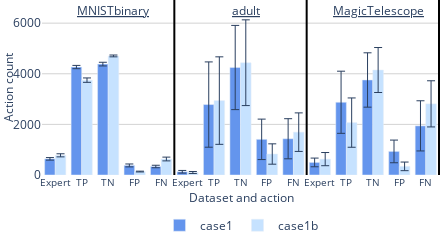

Write notebook code for a chart like this one.
### Code cell
import plotly.graph_objects as go

# Create a figure
fig = go.Figure()

# Define the order of categories
categories_order = ['MNISTbinary', 'adult', 'MagicTelescope']
actions = ['Ask label', 'TP', 'TN', 'FP', 'FN']

# Add traces in the specified order
for category in categories_order:
    for i, action in enumerate(actions):
        for case in ['case1', 'case1b']:
            value = meanaction_cases[case][category]['Neural-CBP'][i]
            show_legend = (category == 'MNISTbinary' and action == 'Ask label' and case in ['case1', 'case1b'] )
            color = '#6495ed' if case == 'case1' else '#c6e2ff'
            fig.add_trace(go.Bar(
                x=[f'{category}-{action}'],
                y=[value],
                name=case,
                offsetgroup=case,
                marker=dict(color=color),
                error_y=dict(type='data', array=[stdaction_cases[case][category]['Neural-CBP'][i] ], visible=True, thickness=1),
                showlegend=show_legend
            ))

# New datasets list for the x-axis
datasets = []
for category in categories_order:
    for action in actions:
        datasets.append(f'{category}-{action}')

# Vertical lines to separate datasets
for i, dataset in enumerate(datasets):
    if dataset.split('-')[1] in ['FN']:  # Adjust the condition based on where you want the lines
        fig.add_vline(x=i + 0.5, line_width=2, line_color="black")

# Add annotations for each dataset (adjust positions as necessary)
annotations = ['MNISTbinary', 'adult', 'MagicTelescope']
for i, annotation in enumerate(annotations):
    fig.add_annotation(
        x=i * 5 + 2.2,  # Adjust x position for each dataset
        y=6500,  # Y-coordinate on the plot
        text=f'<span style="text-decoration: underline;">{annotation}</span>',
        showarrow=False,
        arrowhead=0,
        ax=0,
        ay=0
    )

# Update layout
siz = 12
fig.update_layout(
    width=440,
    height=180,
    plot_bgcolor='white',
    paper_bgcolor='white',
    margin=dict(l=0, r=0, t=0, b=0),
    barmode='group',
    xaxis_title='Dataset and action',
    yaxis_title='Action count',
    showlegend=True,
    xaxis=dict( 
        tickvals=datasets,
        ticktext=[ 'Expert', 'TP', 'TN', 'FP', 'FN'] * 3,  # Update ticktext with new dataset-action pairs
        tickfont=dict(size=siz-2),
        title_standoff=0,
        title_font=dict(size=siz),
    ),
    yaxis=dict(
        gridcolor='lightgrey',
        title_standoff=5,
        title_font=dict(size=siz),
        tickfont=dict(size=siz)
    ),
    legend=dict(
        orientation="h",
        yanchor="bottom",
        y=-0.37,
        xanchor="center",
        x=0.5,
        font=dict(size=siz)
    ),
)

fig.show()

### Figure 1 — Plotly figure (JSON) as saved in the notebook; plotly's stock layout.template omitted (floating-point values rounded to 4 significant figures)
{"data": [{"error_y": {"array": [50.22], "thickness": 1, "type": "data", "visible": true}, "marker": {"color": "#6495ed"}, "name": "case1", "offsetgroup": "case1", "showlegend": true, "type": "bar", "x": ["MNISTbinary-Ask label"], "y": [638.3]}, {"error_y": {"array": [61.14], "thickness": 1, "type": "data", "visible": true}, "marker": {"color": "#c6e2ff"}, "name": "case1b", "offsetgroup": "case1b", "showlegend": true, "type": "bar", "x": ["MNISTbinary-Ask label"], "y": [777.9]}, {"error_y": {"array": [64.84], "thickness": 1, "type": "data", "visible": true}, "marker": {"color": "#6495ed"}, "name": "case1", "offsetgroup": "case1", "showlegend": false, "type": "bar", "x": ["MNISTbinary-TP"], "y": [4266.0]}, {"error_y": {"array": [86.69], "thickness": 1, "type": "data", "visible": true}, "marker": {"color": "#c6e2ff"}, "name": "case1b", "offsetgroup": "case1b", "showlegend": false, "type": "bar", "x": ["MNISTbinary-TP"], "y": [3748.0]}, {"error_y": {"array": [72.58], "thickness": 1, "type": "data", "visible": true}, "marker": {"color": "#6495ed"}, "name": "case1", "offsetgroup": "case1", "showlegend": false, "type": "bar", "x": ["MNISTbinary-TN"], "y": [4382.0]}, {"error_y": {"array": [35.84], "thickness": 1, "type": "data", "visible": true}, "marker": {"color": "#c6e2ff"}, "name": "case1b", "offsetgroup": "case1b", "showlegend": false, "type": "bar", "x": ["MNISTbinary-TN"], "y": [4705.0]}, {"error_y": {"array": [57.83], "thickness": 1, "type": "data", "visible": true}, "marker": {"color": "#6495ed"}, "name": "case1", "offsetgroup": "case1", "showlegend": false, "type": "bar", "x": ["MNISTbinary-FP"], "y": [378.0]}, {"error_y": {"array": [15.84], "thickness": 1, "type": "data", "visible": true}, "marker": {"color": "#c6e2ff"}, "name": "case1b", "offsetgroup": "case1b", "showlegend": false, "type": "bar", "x": ["MNISTbinary-FP"], "y": [136]}, {"error_y": {"array": [49.17], "thickness": 1, "type": "data", "visible": true}, "marker": {"color": "#6495ed"}, "name": "case1", "offsetgroup": "case1", "showlegend": false, "type": "bar", "x": ["MNISTbinary-FN"], "y": [335.6]}, {"error_y": {"array": [74.36], "thickness": 1, "type": "data", "visible": true}, "marker": {"color": "#c6e2ff"}, "name": "case1b", "offsetgroup": "case1b", "showlegend": false, "type": "bar", "x": ["MNISTbinary-FN"], "y": [632.2]}, {"error_y": {"array": [52.34], "thickness": 1, "type": "data", "visible": true}, "marker": {"color": "#6495ed"}, "name": "case1", "offsetgroup": "case1", "showlegend": false, "type": "bar", "x": ["adult-Ask label"], "y": [127.6]}, {"error_y": {"array": [39.05], "thickness": 1, "type": "data", "visible": true}, "marker": {"color": "#c6e2ff"}, "name": "case1b", "offsetgroup": "case1b", "showlegend": false, "type": "bar", "x": ["adult-Ask label"], "y": [99.76]}, {"error_y": {"array": [1685.0], "thickness": 1, "type": "data", "visible": true}, "marker": {"color": "#6495ed"}, "name": "case1", "offsetgroup": "case1", "showlegend": false, "type": "bar", "x": ["adult-TP"], "y": [2783.0]}, {"error_y": {"array": [1729.0], "thickness": 1, "type": "data", "visible": true}, "marker": {"color": "#c6e2ff"}, "name": "case1b", "offsetgroup": "case1b", "showlegend": false, "type": "bar", "x": ["adult-TP"], "y": [2940.0]}, {"error_y": {"array": [1664.0], "thickness": 1, "type": "data", "visible": true}, "marker": {"color": "#6495ed"}, "name": "case1", "offsetgroup": "case1", "showlegend": false, "type": "bar", "x": ["adult-TN"], "y": [4247.0]}, {"error_y": {"array": [1694.0], "thickness": 1, "type": "data", "visible": true}, "marker": {"color": "#c6e2ff"}, "name": "case1b", "offsetgroup": "case1b", "showlegend": false, "type": "bar", "x": ["adult-TN"], "y": [4437.0]}, {"error_y": {"array": [799.5], "thickness": 1, "type": "data", "visible": true}, "marker": {"color": "#6495ed"}, "name": "case1", "offsetgroup": "case1", "showlegend": false, "type": "bar", "x": ["adult-FP"], "y": [1409.0]}, {"error_y": {"array": [402.5], "thickness": 1, "type": "data", "visible": true}, "marker": {"color": "#c6e2ff"}, "name": "case1b", "offsetgroup": "case1b", "showlegend": false, "type": "bar", "x": ["adult-FP"], "y": [829.2]}, {"error_y": {"array": [792.5], "thickness": 1, "type": "data", "visible": true}, "marker": {"color": "#6495ed"}, "name": "case1", "offsetgroup": "case1", "showlegend": false, "type": "bar", "x": ["adult-FN"], "y": [1432.0]}, {"error_y": {"array": [761.7], "thickness": 1, "type": "data", "visible": true}, "marker": {"color": "#c6e2ff"}, "name": "case1b", "offsetgroup": "case1b", "showlegend": false, "type": "bar", "x": ["adult-FN"], "y": [1693.0]}, {"error_y": {"array": [171.9], "thickness": 1, "type": "data", "visible": true}, "marker": {"color": "#6495ed"}, "name": "case1", "offsetgroup": "case1", "showlegend": false, "type": "bar", "x": ["MagicTelescope-Ask label"], "y": [496.7]}, {"error_y": {"array": [260.5], "thickness": 1, "type": "data", "visible": true}, "marker": {"color": "#c6e2ff"}, "name": "case1b", "offsetgroup": "case1b", "showlegend": false, "type": "bar", "x": ["MagicTelescope-Ask label"], "y": [627.4]}, {"error_y": {"array": [1228.0], "thickness": 1, "type": "data", "visible": true}, "marker": {"color": "#6495ed"}, "name": "case1", "offsetgroup": "case1", "showlegend": false, "type": "bar", "x": ["MagicTelescope-TP"], "y": [2874]}, {"error_y": {"array": [973.9], "thickness": 1, "type": "data", "visible": true}, "marker": {"color": "#c6e2ff"}, "name": "case1b", "offsetgroup": "case1b", "showlegend": false, "type": "bar", "x": ["MagicTelescope-TP"], "y": [2071.0]}, {"error_y": {"array": [1074.0], "thickness": 1, "type": "data", "visible": true}, "marker": {"color": "#6495ed"}, "name": "case1", "offsetgroup": "case1", "showlegend": false, "type": "bar", "x": ["MagicTelescope-TN"], "y": [3755.0]}, {"error_y": {"array": [888.7], "thickness": 1, "type": "data", "visible": true}, "marker": {"color": "#c6e2ff"}, "name": "case1b", "offsetgroup": "case1b", "showlegend": false, "type": "bar", "x": ["MagicTelescope-TN"], "y": [4149.0]}, {"error_y": {"array": [447.9], "thickness": 1, "type": "data", "visible": true}, "marker": {"color": "#6495ed"}, "name": "case1", "offsetgroup": "case1", "showlegend": false, "type": "bar", "x": ["MagicTelescope-FP"], "y": [931.8]}, {"error_y": {"array": [170.4], "thickness": 1, "type": "data", "visible": true}, "marker": {"color": "#c6e2ff"}, "name": "case1b", "offsetgroup": "case1b", "showlegend": false, "type": "bar", "x": ["MagicTelescope-FP"], "y": [341.3]}, {"error_y": {"array": [991.3], "thickness": 1, "type": "data", "visible": true}, "marker": {"color": "#6495ed"}, "name": "case1", "offsetgroup": "case1", "showlegend": false, "type": "bar", "x": ["MagicTelescope-FN"], "y": [1942.0]}, {"error_y": {"array": [911.7], "thickness": 1, "type": "data", "visible": true}, "marker": {"color": "#c6e2ff"}, "name": "case1b", "offsetgroup": "case1b", "showlegend": false, "type": "bar", "x": ["MagicTelescope-FN"], "y": [2811.0]}], "layout": {"annotations": [{"arrowhead": 0, "ax": 0, "ay": 0, "showarrow": false, "text": "<span style=\"text-decoration: underline;\">MNISTbinary</span>", "x": 2.2, "y": 6500}, {"arrowhead": 0, "ax": 0, "ay": 0, "showarrow": false, "text": "<span style=\"text-decoration: underline;\">adult</span>", "x": 7.2, "y": 6500}, {"arrowhead": 0, "ax": 0, "ay": 0, "showarrow": false, "text": "<span style=\"text-decoration: underline;\">MagicTelescope</span>", "x": 12.2, "y": 6500}], "barmode": "group", "height": 180, "legend": {"font": {"size": 12}, "orientation": "h", "x": 0.5, "xanchor": "center", "y": -0.37, "yanchor": "bottom"}, "margin": {"b": 0, "l": 0, "r": 0, "t": 0}, "paper_bgcolor": "white", "plot_bgcolor": "white", "shapes": [{"line": {"color": "black", "width": 2}, "type": "line", "x0": 4.5, "x1": 4.5, "xref": "x", "y0": 0, "y1": 1, "yref": "y domain"}, {"line": {"color": "black", "width": 2}, "type": "line", "x0": 9.5, "x1": 9.5, "xref": "x", "y0": 0, "y1": 1, "yref": "y domain"}, {"line": {"color": "black", "width": 2}, "type": "line", "x0": 14.5, "x1": 14.5, "xref": "x", "y0": 0, "y1": 1, "yref": "y domain"}], "showlegend": true, "width": 440, "xaxis": {"tickfont": {"size": 10}, "ticktext": ["Expert", "TP", "TN", "FP", "FN", "Expert", "TP", "TN", "FP", "FN", "Expert", "TP", "TN", "FP", "FN"], "tickvals": ["MNISTbinary-Ask label", "MNISTbinary-TP", "MNISTbinary-TN", "MNISTbinary-FP", "MNISTbinary-FN", "adult-Ask label", "adult-TP", "adult-TN", "adult-FP", "adult-FN", "MagicTelescope-Ask label", "MagicTelescope-TP", "MagicTelescope-TN", "MagicTelescope-FP", "MagicTelescope-FN"], "title": {"font": {"size": 12}, "standoff": 0, "text": "Dataset and action"}}, "yaxis": {"gridcolor": "lightgrey", "tickfont": {"size": 12}, "title": {"font": {"size": 12}, "standoff": 5, "text": "Action count"}}}}
